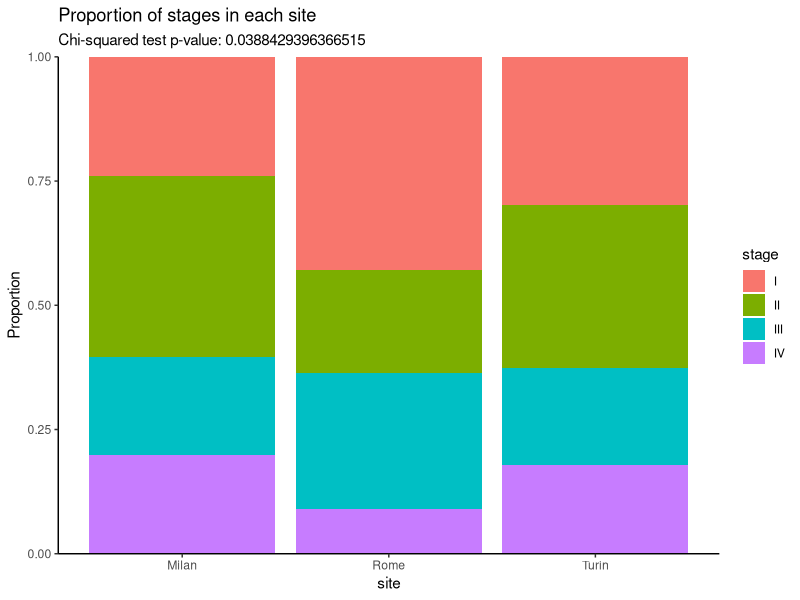

Here is the R script that generated this plot: (Note: this script raises an error after producing the figure.)
## ---- chunk 1
library(tidyverse)
## ---- chunk 2
df <- read.csv(file = "output/clinical_data_enriched.csv", header = T, stringsAsFactors = T)
summary(df)
str(df)
## ---- chunk 3
cont_table <- table(df$site, df$stage)
cont_table
## ---- chunk 4
cont_table <- table("site" = df$site, "stage" = df$stage)
cont_table
## ---- chunk 5
chisq_res <- chisq.test(cont_table)
chisq_res
## ---- chunk 6
print(paste("P-value of the Chi-squared test is:", chisq_res$p.value))
## ---- chunk 7
ggplot(df) +
    geom_bar(aes(x = site, fill = stage), position = "fill") +
    scale_y_continuous(expand = expansion(0, 0)) +
    labs(title = "Proportion of stages in each site",
         subtitle = paste0("Chi-squared test p-value: ", chisq_res$p.value),
         y = "Proportion") +
    theme_classic()
## ---- chunk 8
filtered_df <- df |>
    filter_out(site == "Milan")

cont_table_fisher <- table(filtered_df$sex, filtered_df$site)

fisher_res <- fisher.test(cont_table_fisher)
fisher_res
## ---- chunk 9
smoker_patients_diastolic_bp_mmhg <- df %>%
  filter(smoking == "current") %>%
  pull(diastolic_bp_mmhg)

head(smoker_patients_diastolic_bp_mmhg)
## ---- chunk 10
# Shapiro test
shap_res <- shapiro.test(smoker_patients_diastolic_bp_mmhg)
shap_res
## ---- chunk 11
shap_df <- df %>%
  group_by(smoking) %>%
  summarise("shapiro_p-value" = shapiro.test(diastolic_bp_mmhg)$p.value, 
            "shapiro-W" = shapiro.test(diastolic_bp_mmhg)$statistic)

shap_df
## ---- chunk 12
shap_df %>%
  filter(`shapiro_p-value` < 0.05)
## ---- chunk 13
# Extract data
stageI_creatinine <- df %>%
  filter(stage == "I") %>%
  na.omit() %>%
  pull(creatinine_mgdl)

stageIV_creatinine <- df %>%
  filter(stage == "IV") %>%
    na.omit() %>%
  pull(creatinine_mgdl)

# Calculate outliers
stageI_outliers <- (stageI_creatinine < quantile(stageI_creatinine, 0.25) - 1.5 *  IQR(stageI_creatinine)) | (stageI_creatinine > quantile(stageI_creatinine, 0.75) + 1.5 * IQR(stageI_creatinine))

stageIV_outliers <- (stageIV_creatinine < quantile(stageIV_creatinine, 0.25) - 1.5 * IQR(stageIV_creatinine)) | (stageIV_creatinine > quantile(stageIV_creatinine, 0.75) + 1.5 * IQR(stageIV_creatinine))

# Get outliers
print(mean(stageI_creatinine))
print(stageI_creatinine[stageI_outliers])

print(mean(stageIV_creatinine))
print(stageIV_creatinine[stageIV_outliers])
## ---- chunk 14
t_test_df <- df %>%
  filter_out(smoking == "former")
str(t_test_df)
## ---- chunk 15
t_test_res <- t.test(t_test_df$diastolic_bp_mmhg ~ t_test_df$smoking)
t_test_res
## ---- chunk 16
print(t_test_res$p.value)
print(t_test_res$estimate)
## ---- chunk 17
mann_df <- df %>%
  filter_out(smoking == "never")

wilcox_res <- wilcox.test(mann_df$diastolic_bp_mmhg ~ mann_df$smoking)
wilcox_res
## ---- chunk 18
smoking_df <- df |>
    filter_out(smoking == "never")

smoking_df |> 
    group_by(smoking) |>
    summarise("shapiro_p-value" = shapiro.test(weight_kg)$p.value, 
              "shapiro-W" = shapiro.test(weight_kg)$statistic)

## ---- chunk 19
wilcox_res <- wilcox.test(smoking_df$weight_kg ~ smoking_df$smoking)
wilcox_res
## ---- chunk 20
ggplot(smoking_df) +
    geom_boxplot(aes(x = smoking, y = weight_kg, fill = smoking)) +
    labs(y = "Weight (kg)",
         title = "No difference in weight between current and former smokers",
         subtitle = paste0("Mann-Whitney test p-value: ", round(wilcox_res$p.value, 2))) +
    theme_classic()
## ---- chunk 21
aov_res <- aov(df$systolic_bp_mmhg ~ df$BMI_class * df$sex)
summary(aov_res)
## ---- chunk 22
pairwise.t.test(x = df$systolic_bp_mmhg, g = df$BMI_class, p.adjust.method = "bonferroni")
## ---- chunk 23
corr_res <- cor.test(df$wbc_10e9l, df$crp_ngml, method = "pearson")
corr_res
## ---- chunk 24
corr_df <- na.omit(df)
corr_res <- cor.test(corr_df$glucose_mgdl, corr_df$cholesterol_mgdl, method = "pearson")
corr_res
## ---- chunk 25
corr_plot <- ggplot(corr_df) +
    geom_point(aes(y = glucose_mgdl, x = cholesterol_mgdl)) +
    labs(y = "Glucose (mg/dL)",
         x = "Cholesterol (mg/dL)",
         title = "Positive correlation between glucose and cholesterol levels",
         subtitle = paste0("Pearson correlation: ", round(corr_res$estimate, 2))) +
    theme_classic()

corr_plot
## ---- chunk 26
data_n <- df |>
    na.omit() |>
    select(where(is.numeric))

str(data_n)
## ---- chunk 27
data_n <- data_n |>
    select(-starts_with("visit_"))

str(data_n)
## ---- chunk 28
data_n_scaled <- scale(data_n)
## ---- chunk 29
# little exercise: confirm that for each variable mean ~ 0 and sd = 1

apply(data_n_scaled, 2, mean)
apply(data_n_scaled, 2, sd)
## ---- chunk 30
pca_res <- prcomp(data_n_scaled, center = F, scale. = F)
pca_res
## ---- chunk 31
pc_data_df <- df |>
    na.omit() |>
    cbind( data.frame(pca_res$x))
    
head(pc_data_df)
## ---- chunk 32
ggplot(pc_data_df) +
    geom_point(aes(x = PC1, y = PC2, color = sex), size = 3) +
    facet_wrap(~ site) +
    theme_classic()
## ---- chunk 33
ggplot(pc_data_df) +
    geom_point(aes(x = PC1, y = PC2, color = diastolic_bp_mmhg > 90), size = 3) +
    theme_classic()
## ---- chunk 34
lm_data <- df |>
    na.omit() |>
    select(-starts_with("visit_"), - "patient_id")

lm_res <- lm(glucose_mgdl ~ ., data = lm_data)
summary(lm_res)
## ---- chunk 35
gl_chol_lm <- lm(glucose_mgdl ~ cholesterol_mgdl, data = corr_df)
summary(gl_chol_lm)
## ---- chunk 36
corr_plot +
      geom_abline(aes(slope = gl_chol_lm$coefficients["cholesterol_mgdl"],
                      intercept = gl_chol_lm$coefficients["(Intercept)"]), 
                  color = "red")
## ---- chunk 37
predict(gl_chol_lm, newdata = data.frame("cholesterol_mgdl" = 160), type = "response")
## ---- chunk 38
library(MASS)

df_poli <- lm_data |>
    dplyr::select(-height_m, -BMI_class, -weight_kg, -height_cm, -site, -treatment)


polr_res <- polr(stage ~ ., data = df_poli, method = "logistic")
summary(polr_res)
